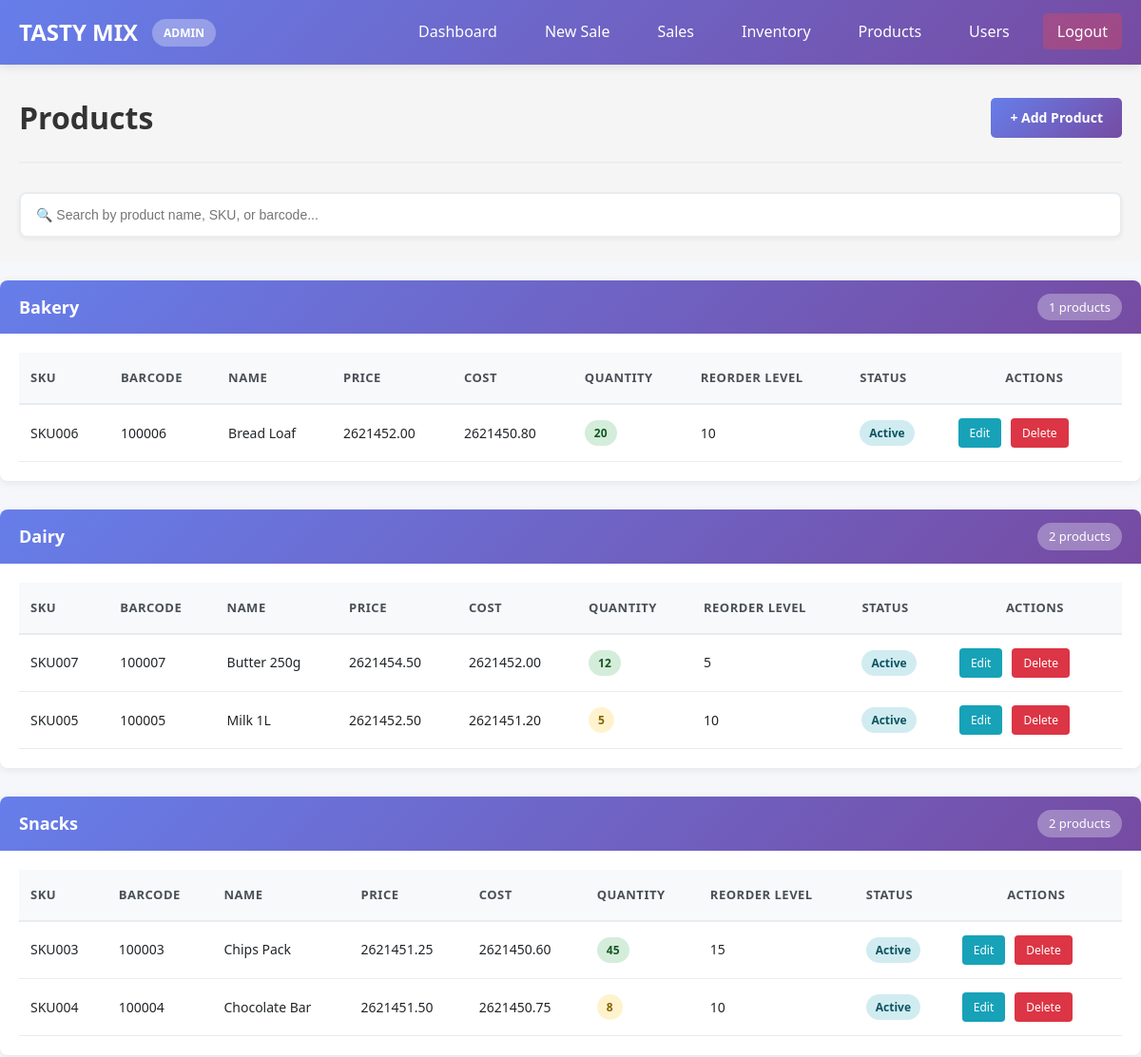
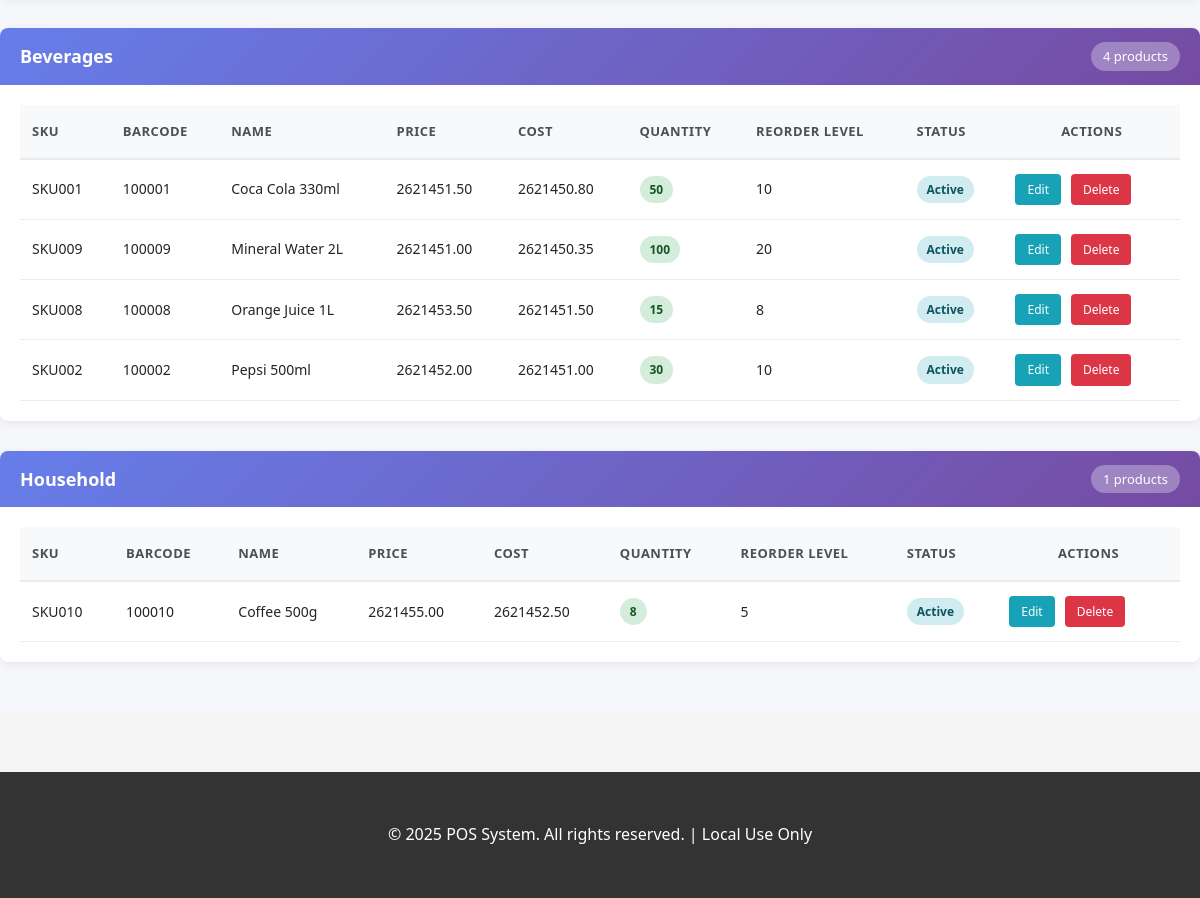
Screenshot of /?page=products (signed in) with the database file from the repository (2 pictures, top to bottom).
### tables this page shows
CREATE TABLE IF NOT EXISTS products (
    id INT PRIMARY KEY AUTO_INCREMENT,
    sku VARCHAR(100) UNIQUE NOT NULL,
    barcode INT UNIQUE DEFAULT NULL,
    name VARCHAR(255) NOT NULL,
    image VARCHAR(255),
    description TEXT,
    category VARCHAR(100),
    price DECIMAL(10, 2) NOT NULL,
    cost DECIMAL(10, 2) NOT NULL,
    quantity INT DEFAULT 0,
    reorder_level INT DEFAULT 10,
    status ENUM('active', 'inactive') DEFAULT 'active',
    created_at TIMESTAMP DEFAULT CURRENT_TIMESTAMP,
    updated_at TIMESTAMP DEFAULT CURRENT_TIMESTAMP ON UPDATE CURRENT_TIMESTAMP,
    deleted_at TIMESTAMP NULL,
    INDEX idx_sku (sku),
    INDEX idx_barcode (barcode),
    INDEX idx_category (category),
    INDEX idx_quantity (quantity)
);

### src/Controllers/ProductController.php (called while the page is built, shortened)
<?php
require_once __DIR__ . '/../Models/Product.php';
class ProductController {
    private $productModel;
    public function __construct() {
        $this->productModel = new Product();
    }
    public function index() {
        $products = $this->productModel->getAll();
        include __DIR__ . '/../Views/products/index.php';
    }
}
?>

### src/Models/Product.php (called while the page is built, shortened)
<?php
require_once __DIR__ . '/Database.php';
class Product extends Database {
    public function getAll() {
        $sql = "SELECT * FROM products WHERE deleted_at IS NULL ORDER BY name ASC";
        return $this->fetchAll($sql);
    }
}
?>

### src/Models/Database.php (called while the page is built, shortened)
<?php
class Database {
    private $conn;
    public function __construct() {
        global $pdo;
        $this->conn = $pdo;
    }
    public function query($sql, $params = []) {
        try {
            $stmt = $this->conn->prepare($sql);
            $stmt->execute($params);
            return $stmt;
        } catch(PDOException $e) {
            die("Query error: " . $e->getMessage());
        }
    }
    public function fetchAll($sql, $params = []) {
        $stmt = $this->query($sql, $params);
        return $stmt->fetchAll(PDO::FETCH_ASSOC);
    }
}
?>

### src/Views/products/index.php (the view, shortened to what this page needs)
<!DOCTYPE html>
<html lang="en">
<head>
    <link rel="stylesheet" href="assets/css/style.css">
</head>
<body>
    <?php include __DIR__ . '/../layouts/header.php'; ?>
    <div class="container">
        <div class="page-header">
            <h1>Products</h1>
            <?php if ($_SESSION['role'] === 'admin'): ?>
                <a href="?page=products&action=create" class="btn btn-primary">+ Add Product</a>
            <?php endif; ?>
        </div>
        <div style="margin-bottom: 25px;">
            <input type="text" id="searchInput" placeholder="🔍 Search by product name, SKU, or barcode..." style="width: 100%; padding: 14px 16px; border: 2px solid #e9ecef; border-radius: 8px; font-size: 14px; transition: border-color 0.3s; box-shadow: 0 2px 4px rgba(0, 0, 0, 0.05);">
        </div>
        <div class="products-container">
            <?php
            $productsByCategory = [];
            foreach ($products as $product) {
                $category = $product['category'] ?? 'Uncategorized';
                if (!isset($productsByCategory[$category])) {
                    $productsByCategory[$category] = [];
                }
                $productsByCategory[$category][] = $product;
            }
            foreach ($productsByCategory as $category => $categoryProducts):
            ?>
                <div class="category-section">
                    <div class="category-header">
                        <span><?php echo htmlspecialchars($category); ?></span>
                        <span class="category-count"><?php echo count($categoryProducts); ?> products</span>
                    </div>
                    <table class="products-table">
                        <thead>
                            <tr>
                                <th>SKU</th>
                                <th>Barcode</th>
                                <th>Name</th>
                                <th>Price</th>
                                <th>Cost</th>
                                <th>Quantity</th>
                                <th>Reorder Level</th>
                                <th>Status</th>
                                <?php if ($_SESSION['role'] === 'admin'): ?>
                                    <th style="text-align: center;">Actions</th>
                                <?php endif; ?>
                            </tr>
                        </thead>
                        <tbody>
                            <?php foreach ($categoryProducts as $product): ?>
                                <tr>
                                    <td><?php echo htmlspecialchars($product['sku']); ?></td>
                                    <td><?php echo htmlspecialchars($product['barcode'] ?? ''); ?></td>
                                    <td><?php echo htmlspecialchars($product['name']); ?></td>
                                    <td><?php echo CURRENCY_SYMBOL . number_format($product['price'], 2); ?></td>
                                    <td><?php echo CURRENCY_SYMBOL . number_format($product['cost'], 2); ?></td>
                                    <td>
                                        <span class="badge <?php echo $product['quantity'] <= $product['reorder_level'] ? 'badge-warning' : 'badge-success'; ?>">
                                            <?php echo $product['quantity']; ?>
                                        </span>
                                    </td>
                                    <td><?php echo $product['reorder_level']; ?></td>
                                    <td><span class="badge badge-info"><?php echo ucfirst($product['status']); ?></span></td>
                                    <?php if ($_SESSION['role'] === 'admin'): ?>
                                        <td class="action-buttons">
                                            <a href="?page=products&action=edit&id=<?php echo $product['id']; ?>" class="btn-small btn-edit">Edit</a>
                                            <a href="?page=products&action=delete&id=<?php echo $product['id']; ?>" class="btn-small btn-delete" onclick="return confirm('Delete this product?');">Delete</a>
                                        </td>
                                    <?php endif; ?>
                                </tr>
                            <?php endforeach; ?>
                        </tbody>
                    </table>
                </div>
            <?php endforeach; ?>
            </div>
        </div>
    <?php include __DIR__ . '/../layouts/footer.php'; ?>
</body>
</html>

### public/assets/css/style.css (style rules this page uses)
* { margin: 0; padding: 0; box-sizing: border-box; }
body { font-family: 'Segoe UI', Tahoma, Geneva, Verdana, sans-serif; background-color: #f5f5f5; color: #333; line-height: 1.6; }
.container { max-width: 1400px; margin: 0 auto; padding: 30px 20px; }
.page-header { display: flex; justify-content: space-between; align-items: center; margin-bottom: 30px; padding-bottom: 20px; border-bottom: 2px solid #eee; }
.page-header h1 { font-size: 32px; color: #333; }
.btn { display: inline-block; padding: 10px 20px; border: none; border-radius: 5px; cursor: pointer; font-weight: 600; text-decoration: none; transition: all 0.3s; font-size: 14px; }
.btn-primary { background: linear-gradient(135deg, #667eea 0%, #764ba2 100%); color: white; }
.btn-small { padding: 6px 12px; font-size: 12px; margin-right: 5px; }
.btn-edit { background: #17a2b8; color: white; }
.btn-delete { background: #dc3545; color: white; }
.action-buttons { display: flex; gap: 5px; flex-wrap: wrap; }
.badge { display: inline-block; padding: 4px 10px; border-radius: 20px; font-size: 12px; font-weight: 600; white-space: nowrap; }
.badge-success { background: #d4edda; color: #155724; }
.badge-warning { background: #fff3cd; color: #856404; }
.badge-info { background: #d1ecf1; color: #0c5460; }

### src/Views/products/index.php (style rules this page uses)
.products-container { background: #f5f7fa; padding: 20px 0; margin: 0 -20px -20px -20px; }
.category-section { margin-bottom: 30px; background: white; padding: 20px; border-radius: 8px; box-shadow: 0 2px 8px rgba(0, 0, 0, 0.08); }
.category-header { background: linear-gradient(135deg, #667eea 0%, #764ba2 100%); color: white; padding: 14px 20px; margin: -20px -20px 20px -20px; border-radius: 8px 8px 0 0; font-size: 18px; font-weight: 600; display: flex; align-items: center; justify-content: space-between; }
.category-count { background: rgba(255, 255, 255, 0.3); padding: 4px 12px; border-radius: 20px; font-size: 13px; font-weight: 500; }
.products-table { width: 100%; border-collapse: collapse; }
.products-table thead { background: #f8f9fa; border-bottom: 2px solid #e9ecef; }
.products-table thead th { padding: 16px 12px; text-align: left; font-weight: 600; font-size: 13px; color: #495057; text-transform: uppercase; letter-spacing: 0.5px; }
.products-table tbody tr { border-bottom: 1px solid #e9ecef; transition: background 0.2s; }
.products-table td { padding: 14px 12px; font-size: 14px; color: #212529; vertical-align: middle; }
.products-table td:first-child { font-weight: 500; }
.badge { display: inline-block; padding: 6px 12px; border-radius: 20px; font-size: 12px; font-weight: 500; }
.badge-success { background: #d4edda; color: #155724; }
.badge-warning { background: #fff3cd; color: #856404; }
.badge-info { background: #d1ecf1; color: #0c5460; }
.action-buttons { display: flex; gap: 8px; }
.btn-small { padding: 6px 12px; font-size: 12px; border-radius: 4px; text-decoration: none; border: none; cursor: pointer; transition: all 0.2s; font-weight: 500; }
.btn-edit { background: #667eea; color: white; }
.btn-delete { background: #ff6b6b; color: white; }

### rows the page displays
products: sku "SKU006", barcode "100006", name "Bread Loaf", price "2.00", cost "0.80", quantity "20", reorder_level "10", status "Active"
products: sku "SKU007", barcode "100007", name "Butter 250g", price "4.50", cost "2.00", quantity "12", reorder_level "5", status "Active"
products: sku "SKU005", barcode "100005", name "Milk 1L", price "2.50", cost "1.20", quantity "5", reorder_level "10", status "Active"
products: sku "SKU003", barcode "100003", name "Chips Pack", price "1.25", cost "0.60", quantity "45", reorder_level "15", status "Active"
products: sku "SKU004", barcode "100004", name "Chocolate Bar", price "1.50", cost "0.75", quantity "8", reorder_level "10", status "Active"
products: category "Beverages", count($categoryProducts) "4", sku "SKU002", barcode "100002", name "Pepsi 500ml", price "2.00", cost "1.00", quantity "30", reorder_level "10", status "Active"
products: sku "SKU001", barcode "100001", name "Coca Cola 330ml", price "1.50", cost "0.80", quantity "50", reorder_level "10", status "Active"
products: sku "SKU009", barcode "100009", name "Mineral Water 2L", price "1.00", cost "0.35", quantity "100", reorder_level "20", status "Active"
products: sku "SKU008", barcode "100008", name "Orange Juice 1L", price "3.50", cost "1.50", quantity "15", reorder_level "8", status "Active"
products: sku "SKU010", barcode "100010", name "Coffee 500g", price "5.00", cost "2.50", quantity "8", reorder_level "5", status "Active"

### other values shown
$_SESSION['role'] "ADMIN"
$category "Bakery"
count($categoryProducts) "1"
$category "Dairy"
count($categoryProducts) "2"
$category "Snacks"
$category "Household"
